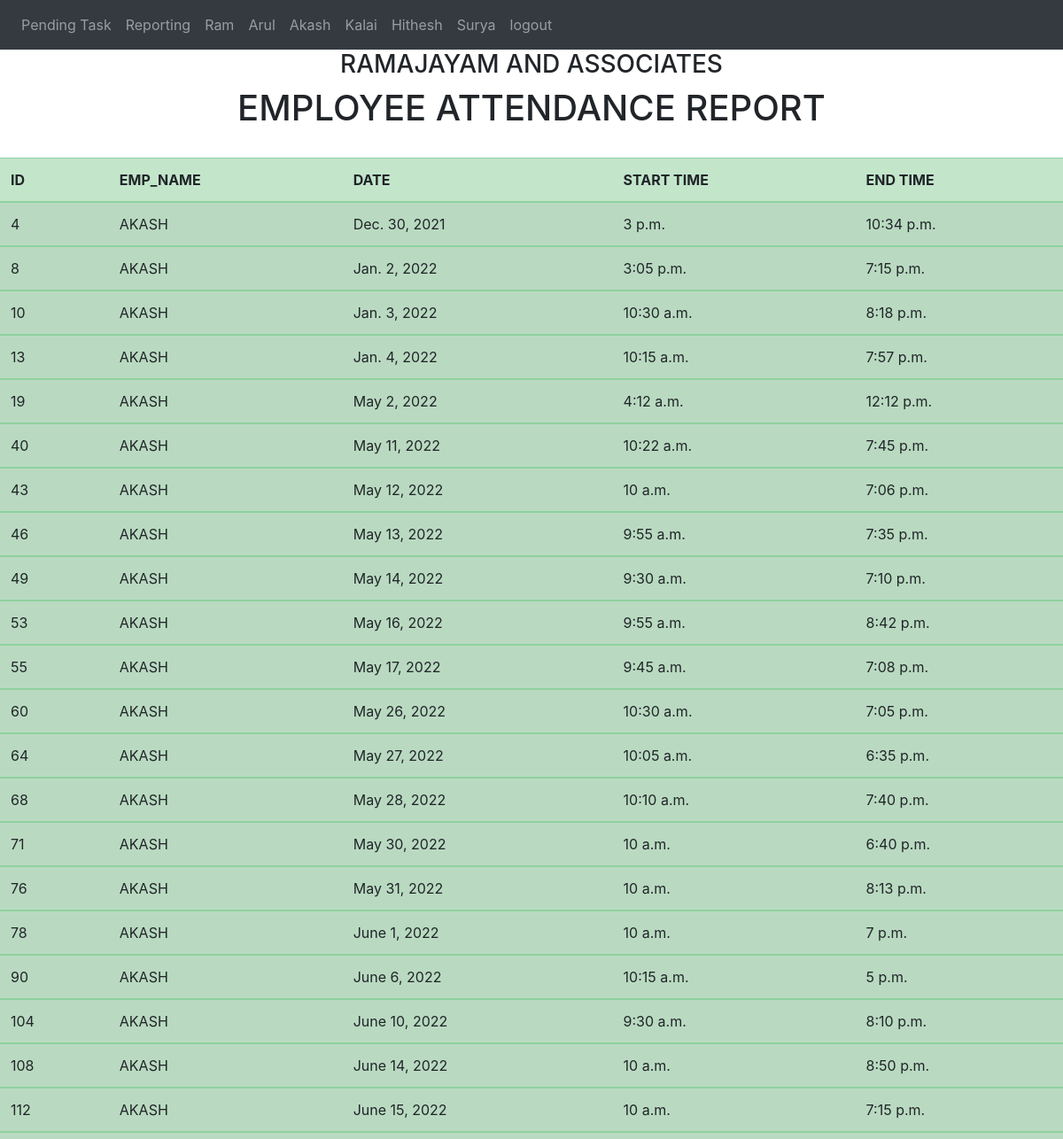
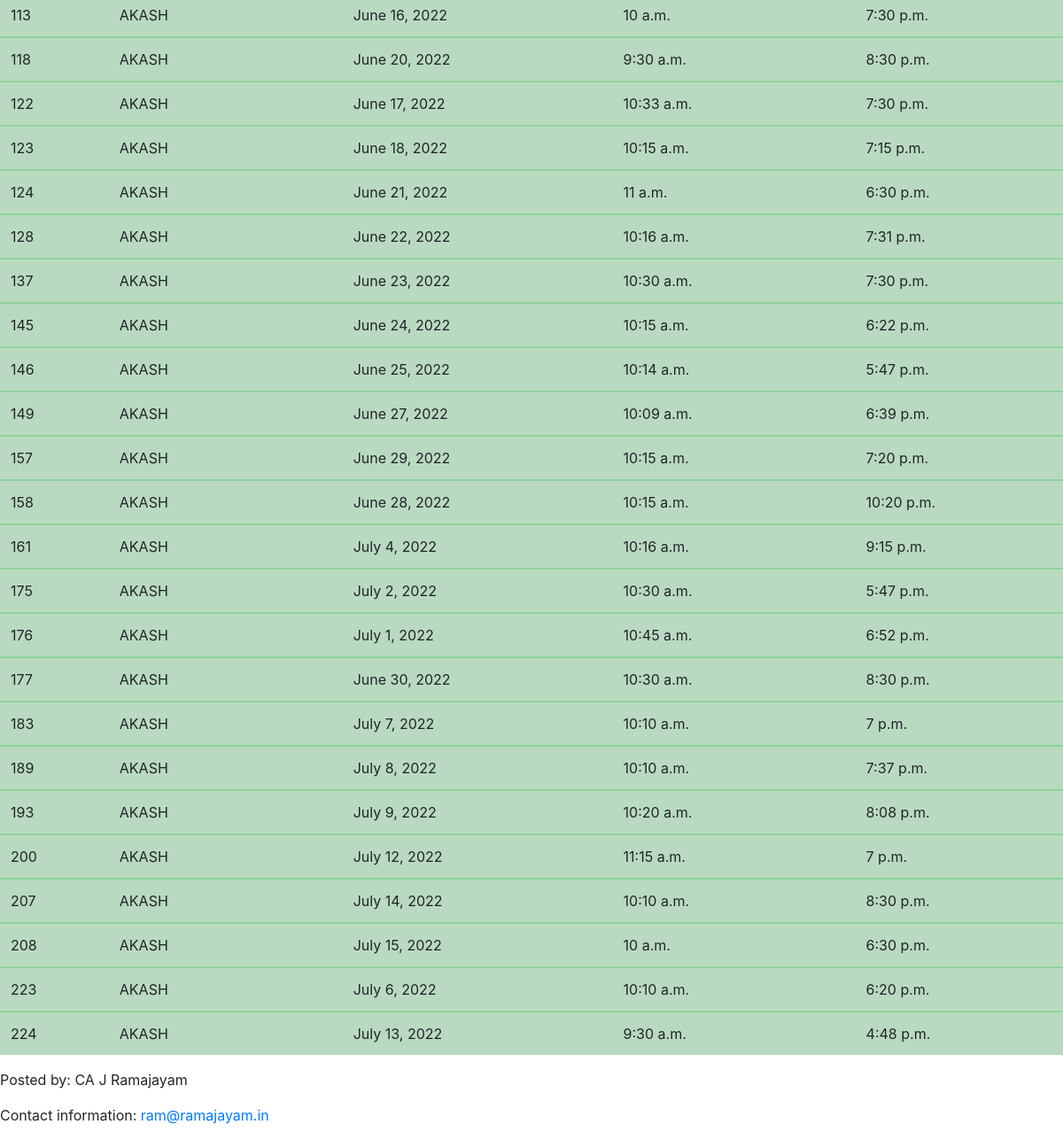
The app's page /todolist/emp3 (signed in) with its own data (2 pictures, top to bottom).
### todolist_app/models.py (models this page shows)
class emp(models.Model):
    emp_name = models.CharField(max_length=100,null=True)
    date = models.DateField(blank=True,null=True)
    intime = models.TimeField(blank=True,null=True)
    outtime = models.TimeField(blank=True,null=True)

### todolist_app/views.py (the view)
# urls.py: path('emp3',views.emp3,name='emp3'),
@login_required
def emp3(request):
    all3 = emp.objects.filter(emp_name='AKASH')
    return render(request,'emp3.html',{'all':all3})

### todolist_app/templates/emp3.html (shortened to what this page needs)
{% load  static %}
<!doctype html>
<html lang="en">
  <head>
    <link rel="stylesheet" href="https://stackpath.bootstrapcdn.com/bootstrap/4.4.1/css/bootstrap.min.css">
<nav class="navbar navbar-expand-lg navbar-dark bg-dark">
  <div class="collapse navbar-collapse" id="navbarNavAltMarkup">
    <div class="navbar-nav">
      <a class="nav-item nav-link" href="{% url 'todolist' %}">Pending Task</a>
      <a class="nav-item nav-link" href="{% url 'attendance' %}">Reporting</a>
      <a class="nav-item nav-link" href="{% url 'emp1' %}">Ram</a>
      <a class="nav-item nav-link" href="{% url 'emp2' %}">Arul</a>
      <a class="nav-item nav-link" href="{% url 'emp3' %}">Akash</a>
      <a class="nav-item nav-link" href="{% url 'emp4' %}">Kalai</a>
      <a class="nav-item nav-link" href="{% url 'emp5' %}">Hithesh</a>
      <a class="nav-item nav-link" href="{% url 'emp6' %}">Surya</a>
      <a class="nav-item nav-link" href="{% url 'logout' %}">logout</a>
    </div>
  </div>
</nav>
  </head>
  <body><center>
    <h3>RAMAJAYAM AND ASSOCIATES</h3>
    {% block content %}
    <form method="post">
        <center><h1>EMPLOYEE ATTENDANCE REPORT</h1></center></br>
<table class="table table-success table-striped">
    <thead>
        <tr>
            <th scope="col">ID</th>
            <th scope="col">EMP_NAME</th>
            <th scope="col">DATE</th>
            <th scope="col">START TIME</th>
            <th scope="col">END TIME</th>
        </tr>
    </thead>
    {% for x in all %}
    <tbody>
        <td scope="row">{{ x.id }}</td>
        <td scope="row">{{ x.emp_name }}</td>
        <td scope="row">{{ x.date }}</td>
        <td scope="row">{{ x.intime }}</td>
        <td scope="row">{{ x.outtime }}</td>
    {% endfor %}
    </tbody>
</table>
</form>
    {% endblock content %}</center>
  <footer>
  <p>Posted by: CA J Ramajayam</p>
  <p>Contact information: <a href="mailto:ram@ramajayam.in">ram@ramajayam.in</a>	</p>
  </footer>
  </body>
</html>

### records on screen
emp: id "4", emp_name "AKASH", date "Dec. 30, 2021", intime "3 p.m.", outtime "10:34 p.m."
emp: id "8", emp_name "AKASH", date "Jan. 2, 2022", intime "3:05 p.m.", outtime "7:15 p.m."
emp: id "10", emp_name "AKASH", date "Jan. 3, 2022", intime "10:30 a.m.", outtime "8:18 p.m."
emp: id "13", emp_name "AKASH", date "Jan. 4, 2022", intime "10:15 a.m.", outtime "7:57 p.m."
emp: id "19", emp_name "AKASH", date "May 2, 2022", intime "4:12 a.m.", outtime "12:12 p.m."
emp: id "40", emp_name "AKASH", date "May 11, 2022", intime "10:22 a.m.", outtime "7:45 p.m."
emp: id "43", emp_name "AKASH", date "May 12, 2022", intime "10 a.m.", outtime "7:06 p.m."
emp: id "46", emp_name "AKASH", date "May 13, 2022", intime "9:55 a.m.", outtime "7:35 p.m."
emp: id "49", emp_name "AKASH", date "May 14, 2022", intime "9:30 a.m.", outtime "7:10 p.m."
emp: id "53", emp_name "AKASH", date "May 16, 2022", intime "9:55 a.m.", outtime "8:42 p.m."
emp: id "55", emp_name "AKASH", date "May 17, 2022", intime "9:45 a.m.", outtime "7:08 p.m."
emp: id "60", emp_name "AKASH", date "May 26, 2022", intime "10:30 a.m.", outtime "7:05 p.m."
emp: id "64", emp_name "AKASH", date "May 27, 2022", intime "10:05 a.m.", outtime "6:35 p.m."
emp: id "68", emp_name "AKASH", date "May 28, 2022", intime "10:10 a.m.", outtime "7:40 p.m."
emp: id "71", emp_name "AKASH", date "May 30, 2022", intime "10 a.m.", outtime "6:40 p.m."
emp: id "76", emp_name "AKASH", date "May 31, 2022", intime "10 a.m.", outtime "8:13 p.m."
emp: id "78", emp_name "AKASH", date "June 1, 2022", intime "10 a.m.", outtime "7 p.m."
emp: id "90", emp_name "AKASH", date "June 6, 2022", intime "10:15 a.m.", outtime "5 p.m."
emp: id "104", emp_name "AKASH", date "June 10, 2022", intime "9:30 a.m.", outtime "8:10 p.m."
emp: id "108", emp_name "AKASH", date "June 14, 2022", intime "10 a.m.", outtime "8:50 p.m."
emp: id "112", emp_name "AKASH", date "June 15, 2022", intime "10 a.m.", outtime "7:15 p.m."
emp: id "113", emp_name "AKASH", date "June 16, 2022", intime "10 a.m.", outtime "7:30 p.m."
emp: id "118", emp_name "AKASH", date "June 20, 2022", intime "9:30 a.m.", outtime "8:30 p.m."
emp: id "122", emp_name "AKASH", date "June 17, 2022", intime "10:33 a.m.", outtime "7:30 p.m."
emp: id "123", emp_name "AKASH", date "June 18, 2022", intime "10:15 a.m.", outtime "7:15 p.m."
emp: id "124", emp_name "AKASH", date "June 21, 2022", intime "11 a.m.", outtime "6:30 p.m."
emp: id "128", emp_name "AKASH", date "June 22, 2022", intime "10:16 a.m.", outtime "7:31 p.m."
emp: id "137", emp_name "AKASH", date "June 23, 2022", intime "10:30 a.m.", outtime "7:30 p.m."
emp: id "145", emp_name "AKASH", date "June 24, 2022", intime "10:15 a.m.", outtime "6:22 p.m."
emp: id "146", emp_name "AKASH", date "June 25, 2022", intime "10:14 a.m.", outtime "5:47 p.m."
emp: id "149", emp_name "AKASH", date "June 27, 2022", intime "10:09 a.m.", outtime "6:39 p.m."
emp: id "157", emp_name "AKASH", date "June 29, 2022", intime "10:15 a.m.", outtime "7:20 p.m."
emp: id "158", emp_name "AKASH", date "June 28, 2022", intime "10:15 a.m.", outtime "10:20 p.m."
emp: id "161", emp_name "AKASH", date "July 4, 2022", intime "10:16 a.m.", outtime "9:15 p.m."
emp: id "175", emp_name "AKASH", date "July 2, 2022", intime "10:30 a.m.", outtime "5:47 p.m."
emp: id "176", emp_name "AKASH", date "July 1, 2022", intime "10:45 a.m.", outtime "6:52 p.m."
emp: id "177", emp_name "AKASH", date "June 30, 2022", intime "10:30 a.m.", outtime "8:30 p.m."
emp: id "183", emp_name "AKASH", date "July 7, 2022", intime "10:10 a.m.", outtime "7 p.m."
emp: id "189", emp_name "AKASH", date "July 8, 2022", intime "10:10 a.m.", outtime "7:37 p.m."
emp: id "193", emp_name "AKASH", date "July 9, 2022", intime "10:20 a.m.", outtime "8:08 p.m."
emp: id "200", emp_name "AKASH", date "July 12, 2022", intime "11:15 a.m.", outtime "7 p.m."
emp: id "207", emp_name "AKASH", date "July 14, 2022", intime "10:10 a.m.", outtime "8:30 p.m."
emp: id "208", emp_name "AKASH", date "July 15, 2022", intime "10 a.m.", outtime "6:30 p.m."
emp: id "223", emp_name "AKASH", date "July 6, 2022", intime "10:10 a.m.", outtime "6:20 p.m."
emp: id "224", emp_name "AKASH", date "July 13, 2022", intime "9:30 a.m.", outtime "4:48 p.m."
